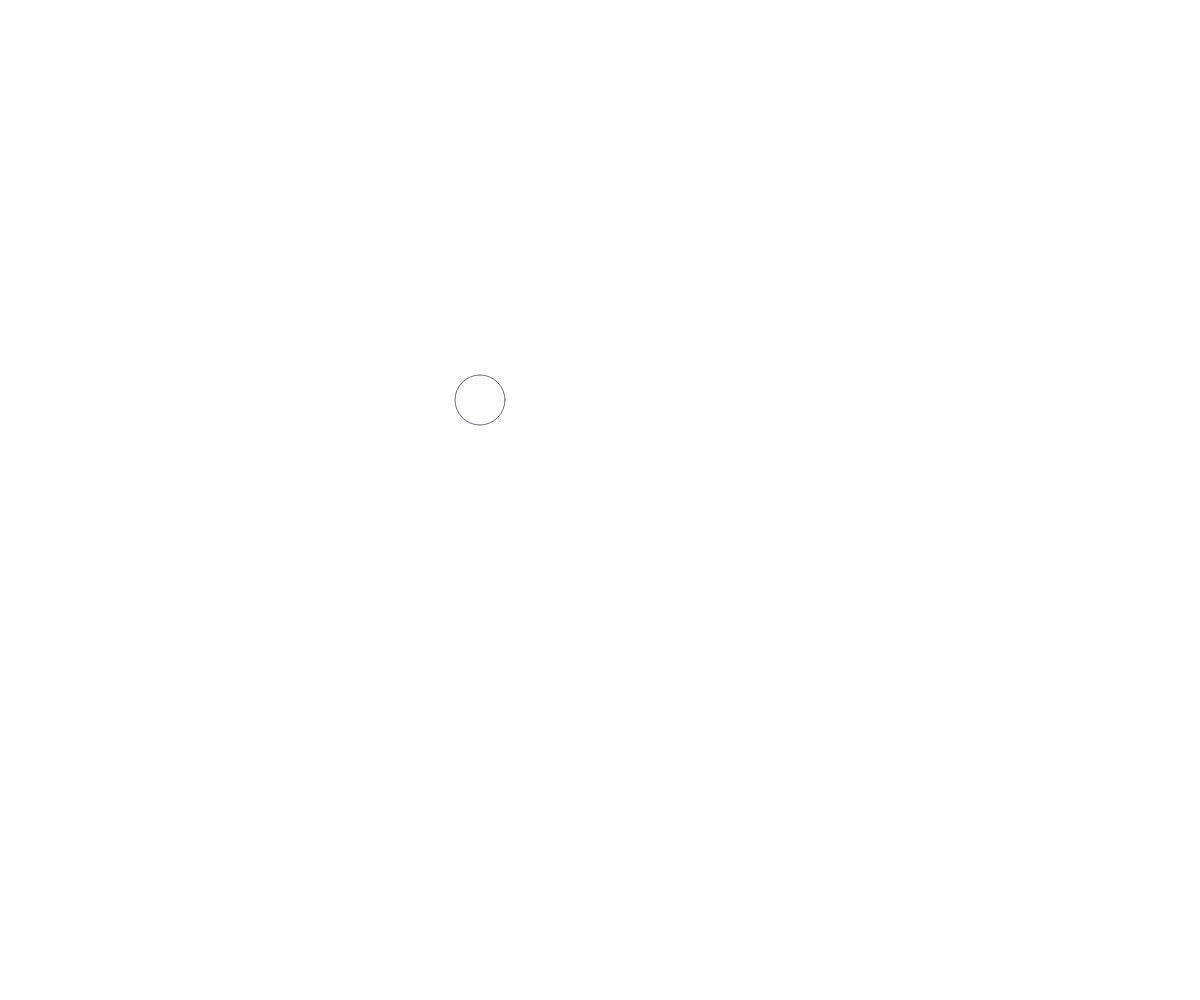
Frame 1 (no input)
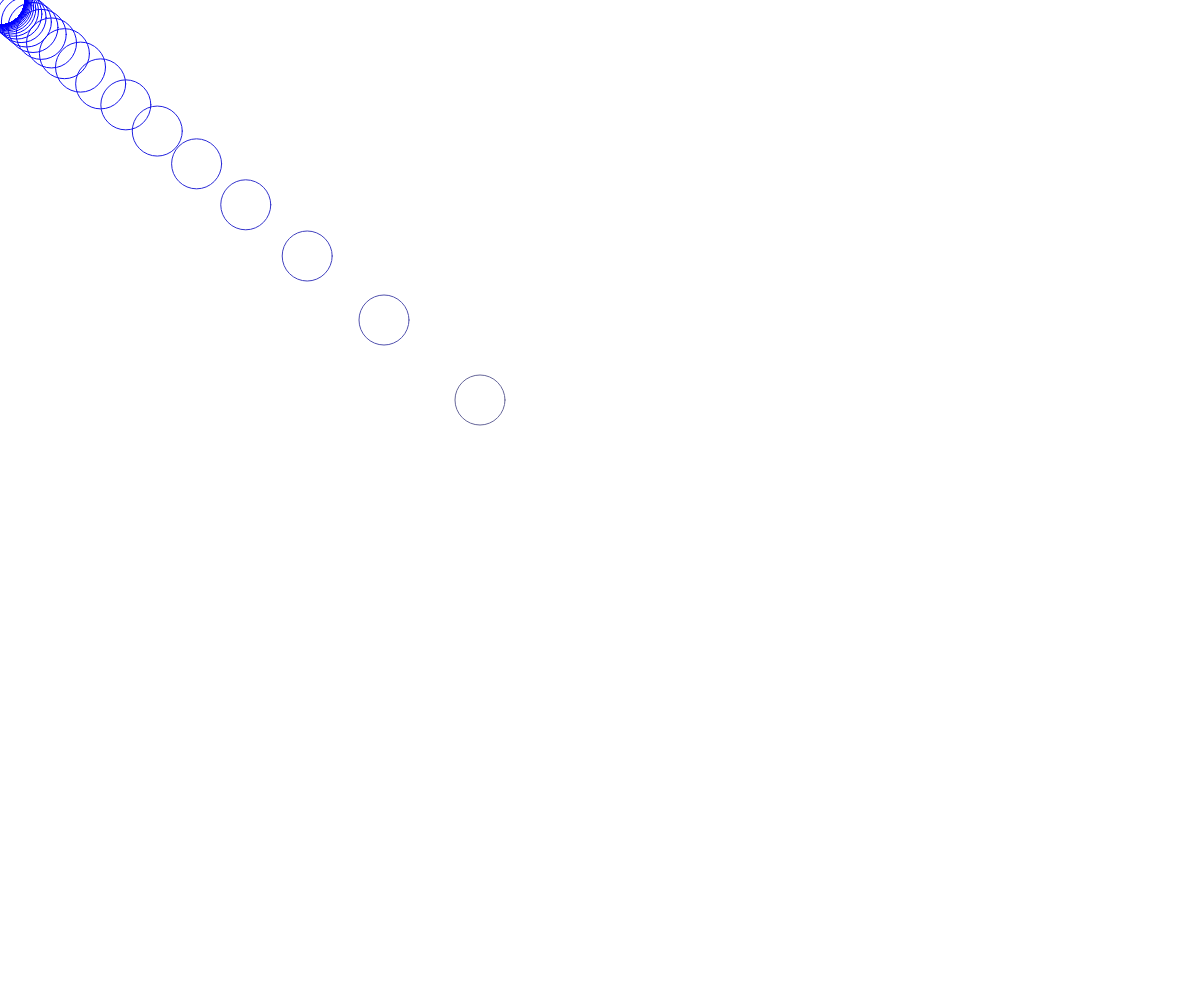
Frame 60 (no input)
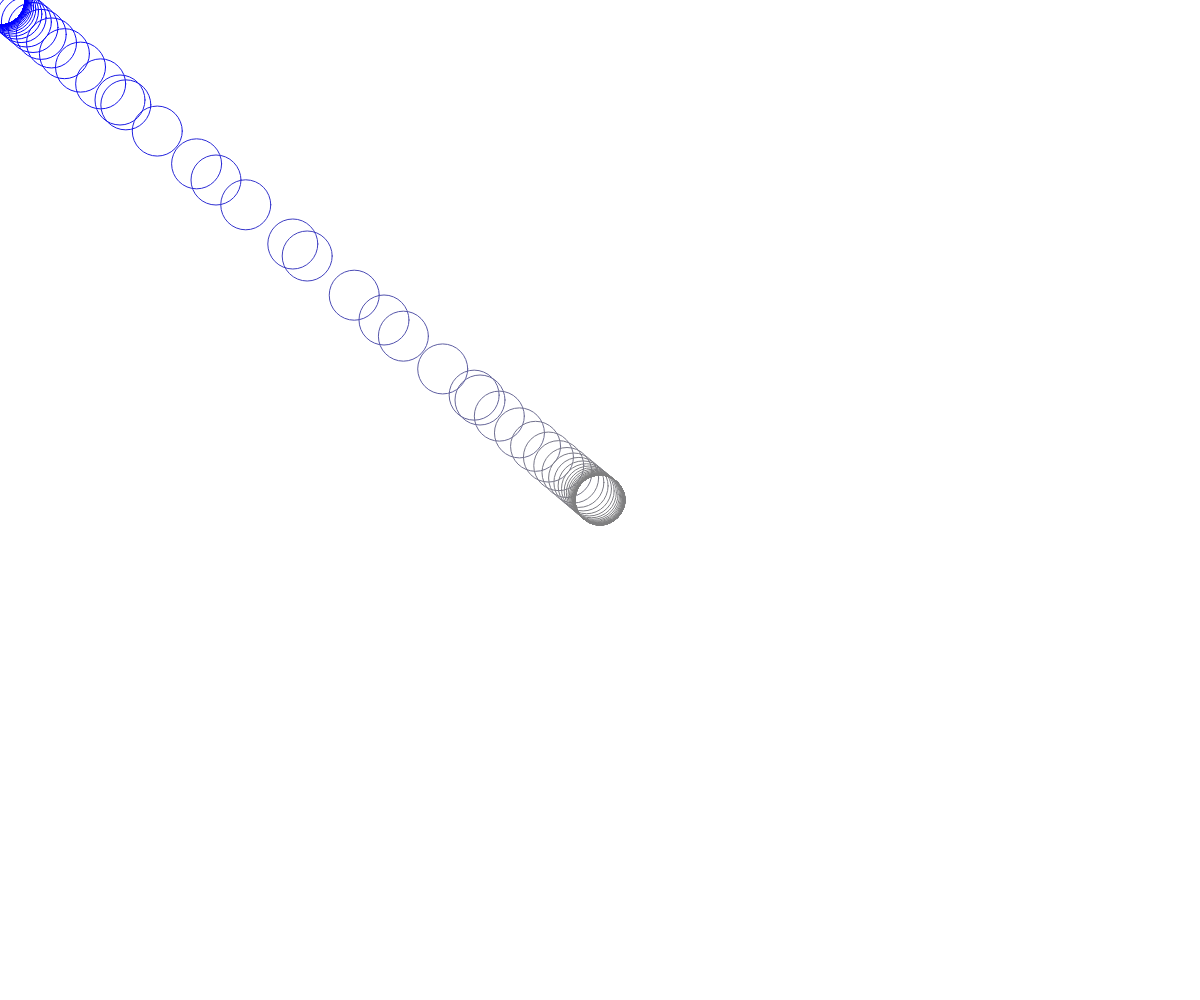
Frame 120 (the mouse pressed at the canvas centre since frame 60)

The p5.js sketch that drew these frames (run headless with seeded random() and noise() and a simulated clock; from frame 60 on, the mouse is pressed at the canvas centre):

// p5.js sketch
// ── sketch.js
// mouseWheel, map, lerp
// Kyle MacLean
// September 25, 2024


let x, y, d = 50;

function setup() {
  createCanvas(windowWidth, windowHeight);
  x = width / 2; y = height / 2;
  noFill();
}

function draw() {
  //background(220);
  x = lerp(x, mouseX, 0.2);
  y = lerp(y, mouseY, 0.2);

  let r = map(x, 0, width, 0, 255);
  let g = map(y, 0, height, 0, 255);
  let b = map(x, 0, width, 255, 0);
  stroke(r, g, b);

  circle(x, y, d);
}

function mouseWheel(event) {
  print(event.delta);
  //negative: UP SCROLL
  //positive: DOWN SCROLL

  if (event.delta > 0) {
    d -= 10;
    if (d < 10) d = 10;
  }
  else {
    d += 10;
    if (d > 150) d = 150;
  }
}
